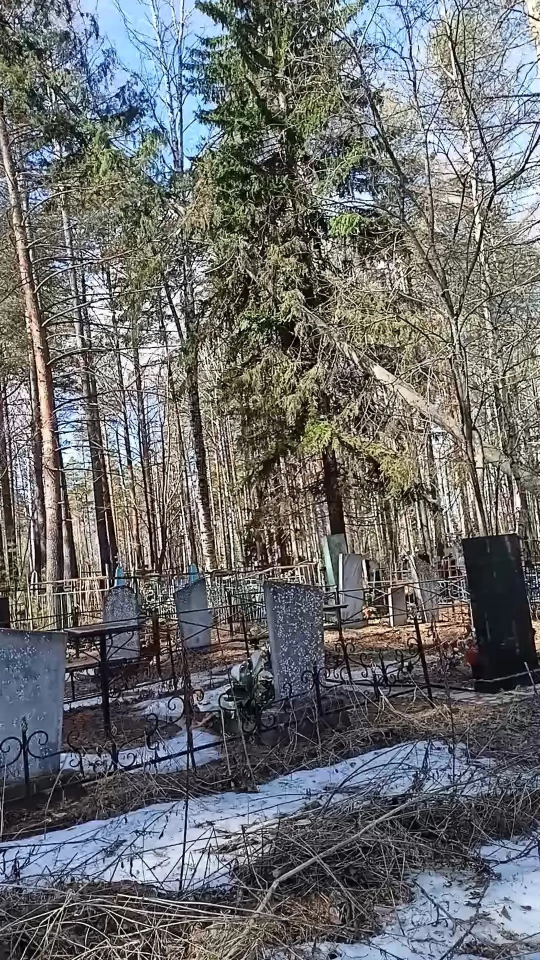
#> input picture portfolio-img/avariynye-derevya/bce75e71-05f6-40cd-bf8f-19c1d52c3abc.jpg, 1080 x 1920 px (shown at 1/2 size)
$ python optimize-images.py
#> lines starting #> are read from the running program, lines starting #| are printed output that depends on the picture
"""Сжимает фотографии сайта: убирает лишний размер, EXIF и вес.
Запуск: python tools/optimize-images.py
"""
from PIL import Image, ImageOps
import os

ROOT = os.path.dirname(os.path.dirname(os.path.abspath(__file__)))
PORTFOLIO = os.path.join(ROOT, "portfolio-img")
IMG = os.path.join(ROOT, "img")

def files(root):
    for dirpath, _, names in os.walk(root):
        for name in names:
            if name.lower().endswith((".jpg", ".jpeg")):
                yield os.path.join(dirpath, name)

def optimize(path, max_side, quality):
#> called with max_side = 1200, quality = 74
    before = os.path.getsize(path)
    try:
        im = Image.open(path)
#> im is the input picture: PIL image 1080x1920 RGB; mean R, G, B 107.5, 108.6, 109.5
        im = ImageOps.exif_transpose(im)
        if im.mode not in ("RGB", "L"):
            im = im.convert("RGB")
        w, h = im.size
#> w = 1080; h = 1920
        scale = min(1.0, max_side / max(w, h))
#> scale = 0.625
        if scale < 1:
            im = im.resize((max(1, round(w * scale)), max(1, round(h * scale))), Image.LANCZOS)
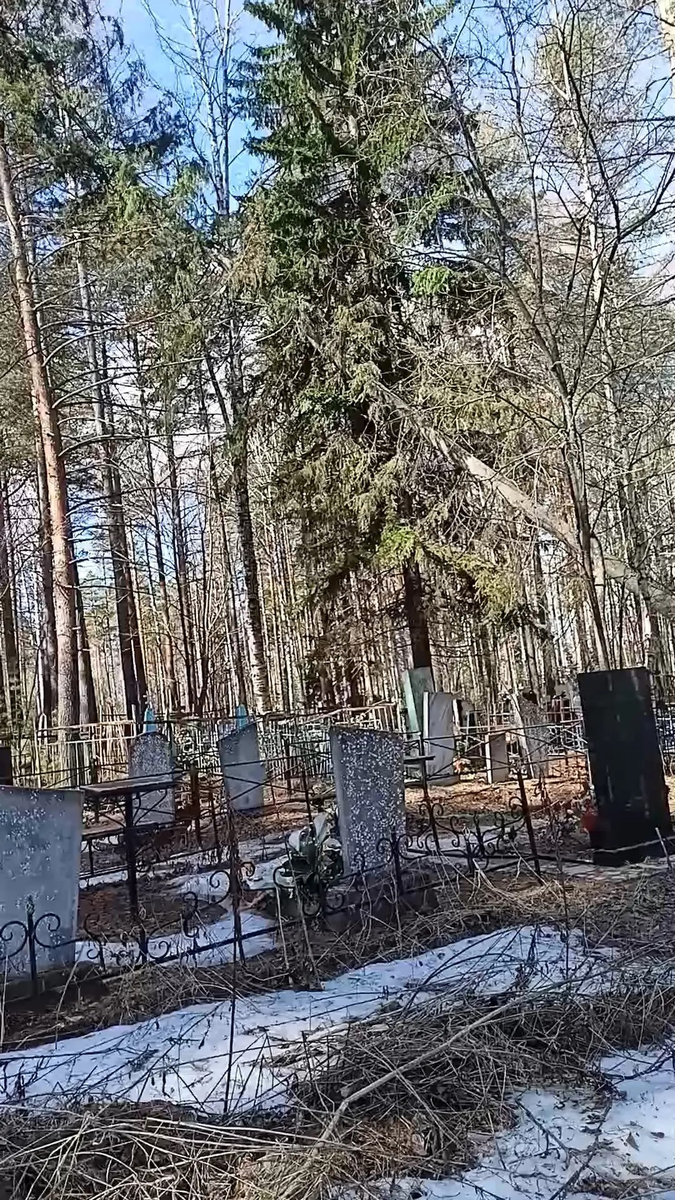
#> im: PIL image 675x1200 RGB; mean R, G, B 107.5, 108.6, 109.6
        im.save(path, "JPEG", quality=quality, optimize=True, progressive=True, subsampling=2)
    except Exception as exc:
        print(f"ERR {path}: {exc}")
        return before, before
    return before, os.path.getsize(path)

def main():
    total_before = total_after = 0
    count = 0
    for path in files(PORTFOLIO):
        b, a = optimize(path, 1200, 74)
        total_before += b
        total_after += a
        count += 1
    for path in files(IMG):
        if os.path.basename(path).lower() == "og-cover.jpg":
            b, a = optimize(path, 1200, 82)
#> call 3 of optimize, with path = 'img/og-cover.jpg', max_side = 1200, quality = 82
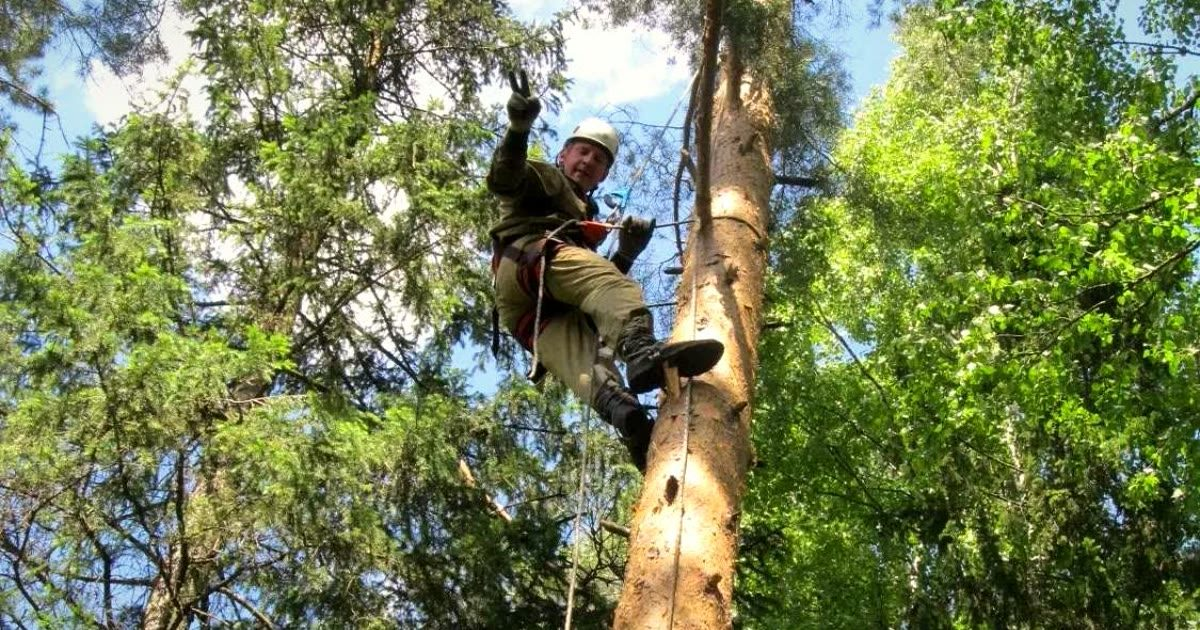
#> input picture img/og-cover.jpg, 1200 x 630 px
#> in optimize, im is the input picture: PIL image 1200x630 RGB; mean R, G, B 116.6, 127.6, 86.5
        else:
            b, a = optimize(path, 1400, 78)
        total_before += b
        total_after += a
        count += 1
    print(f"images: {count}")
    print(f"before: {total_before / 1024 / 1024:.1f} MB")
    print(f"after:  {total_after / 1024 / 1024:.1f} MB")

if __name__ == "__main__":
    main()
